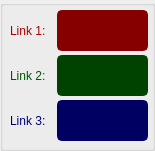
   <widget class="QGroupBox" name="groupBox_5">
    <property name="geometry">
     <rect>
      <x>775</x>
      <y>540</y>
      <width>155</width>
      <height>151</height>
     </rect>
    </property>
    <property name="styleSheet">
     <string notr="true">QGroupBox{border:2px solid gray;border-radius:5px;margin-top: 1ex;color: ;background-color: transparent;} QGroupBox::title{subcontrol-origin: margin;subcontrol-position:top left;padding:0 3px;}
color: rgb(0, 0, 0);
font: 12pt &quot;Segoe UI&quot;;</string>
    </property>
    <property name="title">
     <string/>
    </property>
    <widget class="QLineEdit" name="current_z_2">
     <property name="geometry">
      <rect>
       <x>57</x>
       <y>100</y>
       <width>91</width>
       <height>41</height>
      </rect>
     </property>
     <property name="minimumSize">
      <size>
       <width>0</width>
       <height>30</height>
      </size>
     </property>
     <property name="palette">
      <palette>
       <active>
        <colorrole role="WindowText">
         <brush brushstyle="SolidPattern">
          <color alpha="255">
           <red>210</red>
           <green>210</green>
           <blue>210</blue>
          </color>
         </brush>
        </colorrole>
        <colorrole role="Button">
         <brush brushstyle="SolidPattern">
          <color alpha="255">
           <red>0</red>
           <green>0</green>
           <blue>99</blue>
          </color>
         </brush>
        </colorrole>
        <colorrole role="Text">
         <brush brushstyle="SolidPattern">
          <color alpha="255">
           <red>210</red>
           <green>210</green>
           <blue>210</blue>
          </color>
         </brush>
        </colorrole>
        <colorrole role="ButtonText">
         <brush brushstyle="SolidPattern">
          <color alpha="255">
           <red>210</red>
           <green>210</green>
           <blue>210</blue>
          </color>
         </brush>
        </colorrole>
        <colorrole role="Base">
         <brush brushstyle="SolidPattern">
          <color alpha="255">
           <red>0</red>
           <green>0</green>
           <blue>99</blue>
          </color>
         </brush>
        </colorrole>
        <colorrole role="Window">
         <brush brushstyle="SolidPattern">
          <color alpha="255">
           <red>0</red>
           <green>0</green>
           <blue>99</blue>
          </color>
         </brush>
        </colorrole>
       </active>
       <inactive>
        <colorrole role="WindowText">
         <brush brushstyle="SolidPattern">
          <color alpha="255">
           <red>210</red>
           <green>210</green>
           <blue>210</blue>
          </color>
         </brush>
        </colorrole>
        <colorrole role="Button">
         <brush brushstyle="SolidPattern">
          <color alpha="255">
           <red>0</red>
           <green>0</green>
           <blue>99</blue>
          </color>
         </brush>
        </colorrole>
        <colorrole role="Text">
         <brush brushstyle="SolidPattern">
          <color alpha="255">
           <red>210</red>
           <green>210</green>
           <blue>210</blue>
          </color>
         </brush>
        </colorrole>
        <colorrole role="ButtonText">
         <brush brushstyle="SolidPattern">
          <color alpha="255">
           <red>210</red>
           <green>210</green>
           <blue>210</blue>
          </color>
         </brush>
        </colorrole>
        <colorrole role="Base">
         <brush brushstyle="SolidPattern">
          <color alpha="255">
           <red>0</red>
           <green>0</green>
           <blue>99</blue>
          </color>
         </brush>
        </colorrole>
        <colorrole role="Window">
         <brush brushstyle="SolidPattern">
          <color alpha="255">
           <red>0</red>
           <green>0</green>
           <blue>99</blue>
          </color>
         </brush>
        </colorrole>
       </inactive>
       <disabled>
        <colorrole role="WindowText">
         <brush brushstyle="SolidPattern">
          <color alpha="255">
           <red>210</red>
           <green>210</green>
           <blue>210</blue>
          </color>
         </brush>
        </colorrole>
        <colorrole role="Button">
         <brush brushstyle="SolidPattern">
          <color alpha="255">
           <red>0</red>
           <green>0</green>
           <blue>99</blue>
          </color>
         </brush>
        </colorrole>
        <colorrole role="Text">
         <brush brushstyle="SolidPattern">
          <color alpha="255">
           <red>210</red>
           <green>210</green>
           <blue>210</blue>
          </color>
         </brush>
        </colorrole>
        <colorrole role="ButtonText">
         <brush brushstyle="SolidPattern">
          <color alpha="255">
           <red>210</red>
           <green>210</green>
           <blue>210</blue>
          </color>
         </brush>
        </colorrole>
        <colorrole role="Base">
         <brush brushstyle="SolidPattern">
          <color alpha="255">
           <red>0</red>
           <green>0</green>
           <blue>99</blue>
          </color>
         </brush>
        </colorrole>
        <colorrole role="Window">
         <brush brushstyle="SolidPattern">
          <color alpha="255">
           <red>0</red>
           <green>0</green>
           <blue>99</blue>
          </color>
         </brush>
        </colorrole>
       </disabled>
      </palette>
     </property>
     <property name="font">
      <font>
       <family>Segoe UI</family>
       <pointsize>9</pointsize>
      </font>
     </property>
     <property name="styleSheet">
      <string notr="true">QLineEdit {
	background-color: rgb(0, 0, 99);
	border-radius: 5px;
	border: 2px solid rgb(0, 0, 99);
}
QLineEdit:hover {
	border: 2px solid rgb(64, 71, 88);
background-color: rgb(52, 59, 72);
}
QLineEdit:focus {
	border: 2px solid rgb(91, 101, 124);
}</string>
     </property>
     <property name="text">
      <string/>
     </property>
     <property name="readOnly">
      <bool>false</bool>
     </property>
     <property name="placeholderText">
      <string/>
     </property>
    </widget>
    <widget class="QLineEdit" name="length1">
     <property name="geometry">
      <rect>
       <x>57</x>
       <y>10</y>
       <width>91</width>
       <height>41</height>
      </rect>
     </property>
     <property name="minimumSize">
      <size>
       <width>0</width>
       <height>30</height>
      </size>
     </property>
     <property name="palette">
      <palette>
       <active>
        <colorrole role="WindowText">
         <brush brushstyle="SolidPattern">
          <color alpha="255">
           <red>210</red>
           <green>210</green>
           <blue>210</blue>
          </color>
         </brush>
        </colorrole>
        <colorrole role="Button">
         <brush brushstyle="SolidPattern">
          <color alpha="255">
           <red>135</red>
           <green>0</green>
           <blue>0</blue>
          </color>
         </brush>
        </colorrole>
        <colorrole role="Text">
         <brush brushstyle="SolidPattern">
          <color alpha="255">
           <red>210</red>
           <green>210</green>
           <blue>210</blue>
          </color>
         </brush>
        </colorrole>
        <colorrole role="ButtonText">
         <brush brushstyle="SolidPattern">
          <color alpha="255">
           <red>210</red>
           <green>210</green>
           <blue>210</blue>
          </color>
         </brush>
        </colorrole>
        <colorrole role="Base">
         <brush brushstyle="SolidPattern">
          <color alpha="255">
           <red>135</red>
           <green>0</green>
           <blue>0</blue>
          </color>
         </brush>
        </colorrole>
        <colorrole role="Window">
         <brush brushstyle="SolidPattern">
          <color alpha="255">
           <red>135</red>
           <green>0</green>
           <blue>0</blue>
          </color>
         </brush>
        </colorrole>
       </active>
       <inactive>
        <colorrole role="WindowText">
         <brush brushstyle="SolidPattern">
          <color alpha="255">
           <red>210</red>
           <green>210</green>
           <blue>210</blue>
          </color>
         </brush>
        </colorrole>
        <colorrole role="Button">
         <brush brushstyle="SolidPattern">
          <color alpha="255">
           <red>135</red>
           <green>0</green>
           <blue>0</blue>
          </color>
         </brush>
        </colorrole>
        <colorrole role="Text">
         <brush brushstyle="SolidPattern">
          <color alpha="255">
           <red>210</red>
           <green>210</green>
           <blue>210</blue>
          </color>
         </brush>
        </colorrole>
        <colorrole role="ButtonText">
         <brush brushstyle="SolidPattern">
          <color alpha="255">
           <red>210</red>
           <green>210</green>
           <blue>210</blue>
          </color>
         </brush>
        </colorrole>
        <colorrole role="Base">
         <brush brushstyle="SolidPattern">
          <color alpha="255">
           <red>135</red>
           <green>0</green>
           <blue>0</blue>
          </color>
         </brush>
        </colorrole>
        <colorrole role="Window">
         <brush brushstyle="SolidPattern">
          <color alpha="255">
           <red>135</red>
           <green>0</green>
           <blue>0</blue>
          </color>
         </brush>
        </colorrole>
       </inactive>
       <disabled>
        <colorrole role="WindowText">
         <brush brushstyle="SolidPattern">
          <color alpha="255">
           <red>210</red>
           <green>210</green>
           <blue>210</blue>
          </color>
         </brush>
        </colorrole>
        <colorrole role="Button">
         <brush brushstyle="SolidPattern">
          <color alpha="255">
           <red>135</red>
           <green>0</green>
           <blue>0</blue>
          </color>
         </brush>
        </colorrole>
        <colorrole role="Text">
         <brush brushstyle="SolidPattern">
          <color alpha="255">
           <red>210</red>
           <green>210</green>
           <blue>210</blue>
          </color>
         </brush>
        </colorrole>
        <colorrole role="ButtonText">
         <brush brushstyle="SolidPattern">
          <color alpha="255">
           <red>210</red>
           <green>210</green>
           <blue>210</blue>
          </color>
         </brush>
        </colorrole>
        <colorrole role="Base">
         <brush brushstyle="SolidPattern">
          <color alpha="255">
           <red>135</red>
           <green>0</green>
           <blue>0</blue>
          </color>
         </brush>
        </colorrole>
        <colorrole role="Window">
         <brush brushstyle="SolidPattern">
          <color alpha="255">
           <red>135</red>
           <green>0</green>
           <blue>0</blue>
          </color>
         </brush>
        </colorrole>
       </disabled>
      </palette>
     </property>
     <property name="font">
      <font>
       <family>Segoe UI</family>
       <pointsize>9</pointsize>
      </font>
     </property>
     <property name="styleSheet">
      <string notr="true">QLineEdit {
	background-color: rgb(135, 0, 0);
	border-radius: 5px;
	border: 2px solid rgb(135, 0, 0);
}
QLineEdit:hover {
	border: 2px solid rgb(64, 71, 88);
	background-color: rgb(52, 59, 72);
}
QLineEdit:focus {
	border: 2px solid rgb(91, 101, 124);
}</string>
     </property>
     <property name="text">
      <string/>
     </property>
     <property name="readOnly">
      <bool>false</bool>
     </property>
     <property name="placeholderText">
      <string/>
     </property>
    </widget>
    <widget class="QLineEdit" name="length2">
     <property name="geometry">
      <rect>
       <x>57</x>
       <y>55</y>
       <width>91</width>
       <height>41</height>
      </rect>
     </property>
     <property name="minimumSize">
      <size>
       <width>0</width>
       <height>30</height>
      </size>
     </property>
     <property name="palette">
      <palette>
       <active>
        <colorrole role="WindowText">
         <brush brushstyle="SolidPattern">
          <color alpha="255">
           <red>210</red>
           <green>210</green>
           <blue>210</blue>
          </color>
         </brush>
        </colorrole>
        <colorrole role="Button">
         <brush brushstyle="SolidPattern">
          <color alpha="255">
           <red>0</red>
           <green>66</green>
           <blue>0</blue>
          </color>
         </brush>
        </colorrole>
        <colorrole role="Text">
         <brush brushstyle="SolidPattern">
          <color alpha="255">
           <red>210</red>
           <green>210</green>
           <blue>210</blue>
          </color>
         </brush>
        </colorrole>
        <colorrole role="ButtonText">
         <brush brushstyle="SolidPattern">
          <color alpha="255">
           <red>210</red>
           <green>210</green>
           <blue>210</blue>
          </color>
         </brush>
        </colorrole>
        <colorrole role="Base">
         <brush brushstyle="SolidPattern">
          <color alpha="255">
           <red>0</red>
           <green>66</green>
           <blue>0</blue>
          </color>
         </brush>
        </colorrole>
        <colorrole role="Window">
         <brush brushstyle="SolidPattern">
          <color alpha="255">
           <red>0</red>
           <green>66</green>
           <blue>0</blue>
          </color>
         </brush>
        </colorrole>
       </active>
       <inactive>
        <colorrole role="WindowText">
         <brush brushstyle="SolidPattern">
          <color alpha="255">
           <red>210</red>
           <green>210</green>
           <blue>210</blue>
          </color>
         </brush>
        </colorrole>
        <colorrole role="Button">
         <brush brushstyle="SolidPattern">
          <color alpha="255">
           <red>0</red>
           <green>66</green>
           <blue>0</blue>
          </color>
         </brush>
        </colorrole>
        <colorrole role="Text">
         <brush brushstyle="SolidPattern">
          <color alpha="255">
           <red>210</red>
           <green>210</green>
           <blue>210</blue>
          </color>
         </brush>
        </colorrole>
        <colorrole role="ButtonText">
         <brush brushstyle="SolidPattern">
          <color alpha="255">
           <red>210</red>
           <green>210</green>
           <blue>210</blue>
          </color>
         </brush>
        </colorrole>
        <colorrole role="Base">
         <brush brushstyle="SolidPattern">
          <color alpha="255">
           <red>0</red>
           <green>66</green>
           <blue>0</blue>
          </color>
         </brush>
        </colorrole>
        <colorrole role="Window">
         <brush brushstyle="SolidPattern">
          <color alpha="255">
           <red>0</red>
           <green>66</green>
           <blue>0</blue>
          </color>
         </brush>
        </colorrole>
       </inactive>
       <disabled>
        <colorrole role="WindowText">
         <brush brushstyle="SolidPattern">
          <color alpha="255">
           <red>210</red>
           <green>210</green>
           <blue>210</blue>
          </color>
         </brush>
        </colorrole>
        <colorrole role="Button">
         <brush brushstyle="SolidPattern">
          <color alpha="255">
           <red>0</red>
           <green>66</green>
           <blue>0</blue>
          </color>
         </brush>
        </colorrole>
        <colorrole role="Text">
         <brush brushstyle="SolidPattern">
          <color alpha="255">
           <red>210</red>
           <green>210</green>
           <blue>210</blue>
          </color>
         </brush>
        </colorrole>
        <colorrole role="ButtonText">
         <brush brushstyle="SolidPattern">
          <color alpha="255">
           <red>210</red>
           <green>210</green>
           <blue>210</blue>
          </color>
         </brush>
        </colorrole>
        <colorrole role="Base">
         <brush brushstyle="SolidPattern">
          <color alpha="255">
           <red>0</red>
           <green>66</green>
           <blue>0</blue>
          </color>
         </brush>
        </colorrole>
        <colorrole role="Window">
         <brush brushstyle="SolidPattern">
          <color alpha="255">
           <red>0</red>
           <green>66</green>
           <blue>0</blue>
          </color>
         </brush>
        </colorrole>
       </disabled>
      </palette>
     </property>
     <property name="font">
      <font>
       <family>Segoe UI</family>
       <pointsize>9</pointsize>
      </font>
     </property>
     <property name="styleSheet">
      <string notr="true">QLineEdit {
	background-color: rgb(0, 66, 0);
	border-radius: 5px;
	border: 2px solid rgb(0, 66, 0);
}
QLineEdit:hover {
	border: 2px solid rgb(64, 71, 88);
background-color: rgb(52, 59, 72);
}
QLineEdit:focus {
	border: 2px solid rgb(91, 101, 124);
}</string>
     </property>
     <property name="text">
      <string/>
     </property>
     <property name="readOnly">
      <bool>false</bool>
     </property>
     <property name="placeholderText">
      <string/>
     </property>
    </widget>
    <widget class="QLabel" name="Zposlabel_4">
     <property name="geometry">
      <rect>
       <x>10</x>
       <y>100</y>
       <width>51</width>
       <height>41</height>
      </rect>
     </property>
     <property name="palette">
      <palette>
       <active>
        <colorrole role="WindowText">
         <brush brushstyle="SolidPattern">
          <color alpha="255">
           <red>0</red>
           <green>0</green>
           <blue>127</blue>
          </color>
         </brush>
        </colorrole>
        <colorrole role="Button">
         <brush brushstyle="SolidPattern">
          <color alpha="255">
           <red>52</red>
           <green>59</green>
           <blue>72</blue>
          </color>
         </brush>
        </colorrole>
        <colorrole role="Text">
         <brush brushstyle="SolidPattern">
          <color alpha="255">
           <red>0</red>
           <green>0</green>
           <blue>127</blue>
          </color>
         </brush>
        </colorrole>
        <colorrole role="ButtonText">
         <brush brushstyle="SolidPattern">
          <color alpha="255">
           <red>0</red>
           <green>0</green>
           <blue>127</blue>
          </color>
         </brush>
        </colorrole>
        <colorrole role="Base">
         <brush brushstyle="SolidPattern">
          <color alpha="255">
           <red>52</red>
           <green>59</green>
           <blue>72</blue>
          </color>
         </brush>
        </colorrole>
        <colorrole role="Window">
         <brush brushstyle="SolidPattern">
          <color alpha="255">
           <red>52</red>
           <green>59</green>
           <blue>72</blue>
          </color>
         </brush>
        </colorrole>
       </active>
       <inactive>
        <colorrole role="WindowText">
         <brush brushstyle="SolidPattern">
          <color alpha="255">
           <red>0</red>
           <green>0</green>
           <blue>127</blue>
          </color>
         </brush>
        </colorrole>
        <colorrole role="Button">
         <brush brushstyle="SolidPattern">
          <color alpha="255">
           <red>52</red>
           <green>59</green>
           <blue>72</blue>
          </color>
         </brush>
        </colorrole>
        <colorrole role="Text">
         <brush brushstyle="SolidPattern">
          <color alpha="255">
           <red>0</red>
           <green>0</green>
           <blue>127</blue>
          </color>
         </brush>
        </colorrole>
        <colorrole role="ButtonText">
         <brush brushstyle="SolidPattern">
          <color alpha="255">
           <red>0</red>
           <green>0</green>
           <blue>127</blue>
          </color>
         </brush>
        </colorrole>
        <colorrole role="Base">
         <brush brushstyle="SolidPattern">
          <color alpha="255">
           <red>52</red>
           <green>59</green>
           <blue>72</blue>
          </color>
         </brush>
        </colorrole>
        <colorrole role="Window">
         <brush brushstyle="SolidPattern">
          <color alpha="255">
           <red>52</red>
           <green>59</green>
           <blue>72</blue>
          </color>
         </brush>
        </colorrole>
       </inactive>
       <disabled>
        <colorrole role="WindowText">
         <brush brushstyle="SolidPattern">
          <color alpha="255">
           <red>0</red>
           <green>0</green>
           <blue>127</blue>
          </color>
         </brush>
        </colorrole>
        <colorrole role="Button">
         <brush brushstyle="SolidPattern">
          <color alpha="255">
           <red>52</red>
           <green>59</green>
           <blue>72</blue>
          </color>
         </brush>
        </colorrole>
        <colorrole role="Text">
         <brush brushstyle="SolidPattern">
          <color alpha="255">
           <red>0</red>
           <green>0</green>
           <blue>127</blue>
          </color>
         </brush>
        </colorrole>
        <colorrole role="ButtonText">
         <brush brushstyle="SolidPattern">
          <color alpha="255">
           <red>0</red>
           <green>0</green>
           <blue>127</blue>
          </color>
         </brush>
        </colorrole>
        <colorrole role="Base">
         <brush brushstyle="SolidPattern">
          <color alpha="255">
           <red>52</red>
           <green>59</green>
           <blue>72</blue>
          </color>
         </brush>
        </colorrole>
        <colorrole role="Window">
         <brush brushstyle="SolidPattern">
          <color alpha="255">
           <red>52</red>
           <green>59</green>
           <blue>72</blue>
          </color>
         </brush>
        </colorrole>
       </disabled>
      </palette>
     </property>
     <property name="font">
      <font>
       <family>Segoe UI</family>
       <pointsize>9</pointsize>
       <weight>50</weight>
       <bold>false</bold>
      </font>
     </property>
     <property name="styleSheet">
      <string notr="true">color:rgb(0, 0, 127);</string>
     </property>
     <property name="text">
      <string>Link 3:</string>
     </property>
    </widget>
    <widget class="QLabel" name="Xposlabel_6">
     <property name="geometry">
      <rect>
       <x>10</x>
       <y>10</y>
       <width>51</width>
       <height>41</height>
      </rect>
     </property>
     <property name="palette">
      <palette>
       <active>
        <colorrole role="WindowText">
         <brush brushstyle="SolidPattern">
          <color alpha="255">
           <red>170</red>
           <green>0</green>
           <blue>0</blue>
          </color>
         </brush>
        </colorrole>
        <colorrole role="Button">
         <brush brushstyle="SolidPattern">
          <color alpha="255">
           <red>52</red>
           <green>59</green>
           <blue>72</blue>
          </color>
         </brush>
        </colorrole>
        <colorrole role="Text">
         <brush brushstyle="SolidPattern">
          <color alpha="255">
           <red>170</red>
           <green>0</green>
           <blue>0</blue>
          </color>
         </brush>
        </colorrole>
        <colorrole role="ButtonText">
         <brush brushstyle="SolidPattern">
          <color alpha="255">
           <red>170</red>
           <green>0</green>
           <blue>0</blue>
          </color>
         </brush>
        </colorrole>
        <colorrole role="Base">
         <brush brushstyle="SolidPattern">
          <color alpha="255">
           <red>52</red>
           <green>59</green>
           <blue>72</blue>
          </color>
         </brush>
        </colorrole>
        <colorrole role="Window">
         <brush brushstyle="SolidPattern">
          <color alpha="255">
           <red>52</red>
           <green>59</green>
           <blue>72</blue>
          </color>
         </brush>
        </colorrole>
       </active>
       <inactive>
        <colorrole role="WindowText">
         <brush brushstyle="SolidPattern">
          <color alpha="255">
           <red>170</red>
           <green>0</green>
           <blue>0</blue>
          </color>
         </brush>
        </colorrole>
        <colorrole role="Button">
         <brush brushstyle="SolidPattern">
          <color alpha="255">
           <red>52</red>
           <green>59</green>
           <blue>72</blue>
          </color>
         </brush>
        </colorrole>
        <colorrole role="Text">
         <brush brushstyle="SolidPattern">
          <color alpha="255">
           <red>170</red>
           <green>0</green>
           <blue>0</blue>
          </color>
         </brush>
        </colorrole>
        <colorrole role="ButtonText">
         <brush brushstyle="SolidPattern">
          <color alpha="255">
           <red>170</red>
           <green>0</green>
           <blue>0</blue>
          </color>
         </brush>
        </colorrole>
        <colorrole role="Base">
         <brush brushstyle="SolidPattern">
          <color alpha="255">
           <red>52</red>
           <green>59</green>
           <blue>72</blue>
          </color>
         </brush>
        </colorrole>
        <colorrole role="Window">
         <brush brushstyle="SolidPattern">
          <color alpha="255">
           <red>52</red>
           <green>59</green>
           <blue>72</blue>
          </color>
         </brush>
        </colorrole>
       </inactive>
       <disabled>
        <colorrole role="WindowText">
         <brush brushstyle="SolidPattern">
          <color alpha="255">
           <red>170</red>
           <green>0</green>
           <blue>0</blue>
          </color>
         </brush>
        </colorrole>
        <colorrole role="Button">
         <brush brushstyle="SolidPattern">
          <color alpha="255">
           <red>52</red>
           <green>59</green>
           <blue>72</blue>
          </color>
         </brush>
        </colorrole>
        <colorrole role="Text">
         <brush brushstyle="SolidPattern">
          <color alpha="255">
           <red>170</red>
           <green>0</green>
           <blue>0</blue>
          </color>
         </brush>
        </colorrole>
        <colorrole role="ButtonText">
         <brush brushstyle="SolidPattern">
          <color alpha="255">
           <red>170</red>
           <green>0</green>
           <blue>0</blue>
          </color>
         </brush>
        </colorrole>
        <colorrole role="Base">
         <brush brushstyle="SolidPattern">
          <color alpha="255">
           <red>52</red>
           <green>59</green>
           <blue>72</blue>
          </color>
         </brush>
        </colorrole>
        <colorrole role="Window">
         <brush brushstyle="SolidPattern">
          <color alpha="255">
           <red>52</red>
           <green>59</green>
           <blue>72</blue>
          </color>
         </brush>
        </colorrole>
       </disabled>
      </palette>
     </property>
     <property name="font">
      <font>
       <family>Segoe UI</family>
       <pointsize>9</pointsize>
       <weight>50</weight>
       <bold>false</bold>
      </font>
     </property>
     <property name="styleSheet">
      <string notr="true">color: rgb(170, 0, 0);</string>
     </property>
     <property name="text">
      <string>Link 1:</string>
     </property>
    </widget>
    <widget class="QLabel" name="Yposlabel_4">
     <property name="geometry">
      <rect>
       <x>10</x>
       <y>50</y>
       <width>41</width>
       <height>51</height>
      </rect>
     </property>
     <property name="palette">
      <palette>
       <active>
        <colorrole role="WindowText">
         <brush brushstyle="SolidPattern">
          <color alpha="255">
           <red>0</red>
           <green>85</green>
           <blue>0</blue>
          </color>
         </brush>
        </colorrole>
        <colorrole role="Button">
         <brush brushstyle="SolidPattern">
          <color alpha="255">
           <red>52</red>
           <green>59</green>
           <blue>72</blue>
          </color>
         </brush>
        </colorrole>
        <colorrole role="Text">
         <brush brushstyle="SolidPattern">
          <color alpha="255">
           <red>0</red>
           <green>85</green>
           <blue>0</blue>
          </color>
         </brush>
        </colorrole>
        <colorrole role="ButtonText">
         <brush brushstyle="SolidPattern">
          <color alpha="255">
           <red>0</red>
           <green>85</green>
           <blue>0</blue>
          </color>
         </brush>
        </colorrole>
        <colorrole role="Base">
         <brush brushstyle="SolidPattern">
          <color alpha="255">
           <red>52</red>
           <green>59</green>
           <blue>72</blue>
          </color>
         </brush>
        </colorrole>
        <colorrole role="Window">
         <brush brushstyle="SolidPattern">
          <color alpha="255">
           <red>52</red>
           <green>59</green>
           <blue>72</blue>
          </color>
         </brush>
        </colorrole>
       </active>
       <inactive>
        <colorrole role="WindowText">
         <brush brushstyle="SolidPattern">
          <color alpha="255">
           <red>0</red>
           <green>85</green>
           <blue>0</blue>
          </color>
         </brush>
        </colorrole>
        <colorrole role="Button">
         <brush brushstyle="SolidPattern">
          <color alpha="255">
           <red>52</red>
           <green>59</green>
           <blue>72</blue>
          </color>
         </brush>
        </colorrole>
        <colorrole role="Text">
         <brush brushstyle="SolidPattern">
          <color alpha="255">
           <red>0</red>
           <green>85</green>
           <blue>0</blue>
          </color>
         </brush>
        </colorrole>
        <colorrole role="ButtonText">
         <brush brushstyle="SolidPattern">
          <color alpha="255">
           <red>0</red>
           <green>85</green>
           <blue>0</blue>
          </color>
         </brush>
        </colorrole>
        <colorrole role="Base">
         <brush brushstyle="SolidPattern">
          <color alpha="255">
           <red>52</red>
           <green>59</green>
           <blue>72</blue>
          </color>
         </brush>
        </colorrole>
        <colorrole role="Window">
         <brush brushstyle="SolidPattern">
          <color alpha="255">
           <red>52</red>
           <green>59</green>
           <blue>72</blue>
          </color>
         </brush>
        </colorrole>
       </inactive>
       <disabled>
        <colorrole role="WindowText">
         <brush brushstyle="SolidPattern">
          <color alpha="255">
           <red>0</red>
           <green>85</green>
           <blue>0</blue>
          </color>
         </brush>
        </colorrole>
        <colorrole role="Button">
         <brush brushstyle="SolidPattern">
          <color alpha="255">
           <red>52</red>
           <green>59</green>
           <blue>72</blue>
          </color>
         </brush>
        </colorrole>
        <colorrole role="Text">
         <brush brushstyle="SolidPattern">
          <color alpha="255">
           <red>0</red>
           <green>85</green>
           <blue>0</blue>
          </color>
         </brush>
        </colorrole>
        <colorrole role="ButtonText">
         <brush brushstyle="SolidPattern">
          <color alpha="255">
           <red>0</red>
           <green>85</green>
           <blue>0</blue>
          </color>
         </brush>
        </colorrole>
        <colorrole role="Base">
         <brush brushstyle="SolidPattern">
          <color alpha="255">
           <red>52</red>
           <green>59</green>
           <blue>72</blue>
          </color>
         </brush>
        </colorrole>
        <colorrole role="Window">
         <brush brushstyle="SolidPattern">
          <color alpha="255">
           <red>52</red>
           <green>59</green>
           <blue>72</blue>
          </color>
         </brush>
        </colorrole>
       </disabled>
      </palette>
     </property>
     <property name="font">
      <font>
       <family>Segoe UI</family>
       <pointsize>9</pointsize>
       <weight>50</weight>
       <bold>false</bold>
      </font>
     </property>
     <property name="styleSheet">
      <string notr="true">color:rgb(0, 85, 0);</string>
     </property>
     <property name="text">
      <string>Link 2:</string>
     </property>
    </widget>
   </widget>
